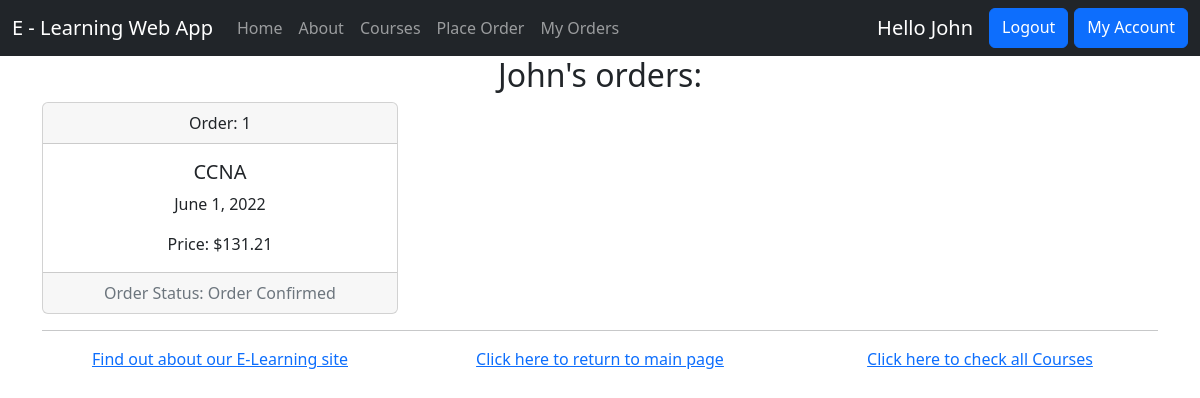
Screenshot of /myapp/myorders/ (signed in) with the database file from the repository.
### myapp/models.py (models this page shows, shortened)
class Order(models.Model):
    ORDER_CHOICE = [(0, 'Cancelled'), (1, 'Order Confirmed')]
    course = models.ForeignKey(Course, on_delete=models.CASCADE)
    student = models.ForeignKey(Student, on_delete=models.CASCADE)
    levels = models.PositiveIntegerField()
    order_status = models.IntegerField(choices=ORDER_CHOICE, default="1")
    order_date = models.DateField(default=datetime.date.today)
    def get_order_status_verbose(self):
        return dict(self.ORDER_CHOICE)[self.order_status]

class Course(models.Model):
    interested = models.PositiveIntegerField(default=0)
    stages = models.PositiveIntegerField(default=3)
    topic = models.ForeignKey(Topic, related_name='courses', on_delete=models.CASCADE)
    name = models.CharField(max_length=200)
    price = models.DecimalField(max_digits=10,decimal_places=2, validators=[MinValueValidator(50), MaxValueValidator(500)])
    for_everyone = models.BooleanField(default=True)
    description = models.TextField(max_length=300, null=True, blank=True)

### myapp/views.py (the view)
# urls.py: path(r'myorders/', views.myorders, name='myorders'),
@login_required(login_url='/myapp/login/')
def myorders(request):
    try:
        student = Student.objects.get(username=request.user.username)
    except Student.DoesNotExist:
        student = None
    if not student:
        return render(request, 'myapp/myorders.html', {'error_message':'You are not a registered student'})
    orders = Order.objects.filter(student=student)
    if not orders:
        print('Inside')
        return render(request, 'myapp/myorders.html', {'error_message': 'You do not have any orders'})
    return render(request, 'myapp/myorders.html', {'orders':orders})

### myapp/templates/myapp/myorders.html (shortened to what this page needs)
{% extends 'myapp/base.html' %}
{% block body_block %}
    {% if error_message %}
        <h2>{{error_message}}</h2>
    {% else %}
        <h2 align="center">{{request.user.first_name}}'s orders: </h2>
            <div class="row">
                    {% if orders %}
                    {% for order in orders %}
                        <div class="col-md-4">
                            <div class="card text-center">
                                <div class="card-header">
                                  Order: {{order.pk}}
                                </div>
                                <div class="card-body">
                                  <h5 class="card-title">{{order.course.name}}</h5>
                                  <p class="card-text">{{order.order_date}}</p>
                                  <p class="card-text">Price: ${{order.course.price}}</p>
                                </div>
                                <div class="card-footer text-muted">
                                    Order Status: {{order.get_order_status_verbose}}
                                </div>
                              </div>
                        </div>
                    {% endfor %}
                    {% else %}
                    <h3 align="center">You have not placed any order</h3>
                    {% endif %}
            </div>
    {% endif %}
{% endblock %}

### myapp/templates/myapp/base.html (shortened to what this page needs)
<!DOCTYPE html>
{% load static %}
<html>
<head>
<link rel="stylesheet" type="text/css" href="{% static 'myapp/style.css' %}" />
<link href="https://cdn.jsdelivr.net/npm/bootstrap@5.2.0/dist/css/bootstrap.min.css" rel="stylesheet">
</head>
<body>
<div>
<nav class="navbar navbar-expand-lg navbar-dark bg-dark">
    <div class="container-fluid">
      <a class="navbar-brand" href="#">E - Learning Web App</a>
      <div class="collapse navbar-collapse" id="navbarTogglerDemo03">
        <ul class="navbar-nav me-auto mb-2 mb-lg-0">
          <li class="nav-item">
            <a class="nav-link" aria-current="page" href="{% url 'myapp:index' %}">Home</a>
          </li>
          <li class="nav-item">
            <a class="nav-link" href="{% url 'myapp:about' %}">About</a>
          </li>
          <li class="nav-item">
            <a class="nav-link" href="{% url 'myapp:courses' %}">Courses</a>
          </li>
          <li class="nav-item">
            <a class="nav-link" href="{% url 'myapp:place_order' %}">Place Order</a>
          </li>
          {% if request.user.is_authenticated %}
            <li class="nav-item">
              <a class="nav-link" href="{% url 'myapp:myorders' %}">My Orders</a>
            </li>
          {% endif %}
        </ul>
        <div class="d-flex">
          {% if not request.user.is_authenticated %}
            <a class="btn btn-primary" style="margin-right: 6px;" href="{% url 'myapp:login' %}">Login</a>
            <a class="btn btn-primary" href="{% url 'myapp:register' %}">Register</a>
          {% else %}
            <a href="#" class="navbar-brand">Hello {{request.user.first_name}}</a>
            <a class="btn btn-primary" style="margin-right: 6px;" href="{% url 'myapp:logout' %}">Logout</a>
            <a class="btn btn-primary" href="{% url 'myapp:myaccount' %}">My Account</a>
        {% endif %}
        </div>
      </div>
    </div>
  </nav>
<div class="container">
    {% block body_block %}{% endblock %}
    <hr />
    <div class="row" style="text-align:center;">
      <div class="col-md-4"><a href="/myapp/about/">Find out about our E-Learning site</a></div>
      <div class="col-md-4"><a href = "{% url 'myapp:index' %}">Click here to return to main page</a></div>
      <div class="col-md-4"><a href = "{% url 'myapp:courses' %}">Click here to check all Courses</a></div>
    </div>
</div>
</div>
</body>
</html>

### myapp/static/myapp/style.css (style rules this page uses)
body { background-color: bisque; color: darkgreen; }
a { color: darkcyan; }

### rows the page displays
Order: pk "1", course.name "CCNA", order_date "June 1, 2022", course.price "131.21", get_order_status_verbose "Order Confirmed"

### other values shown
{{ request.user.first_name }} "John"
